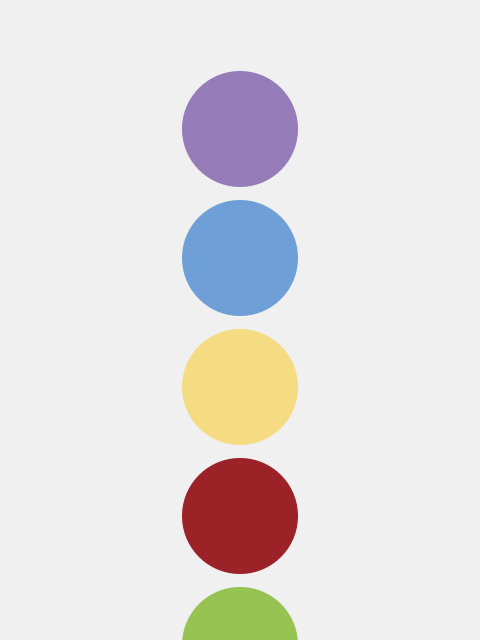
Frame 1 (no input)
Frame 2 (the mouse pressed at the canvas centre, redrawn once): identical to frame 1, image omitted

The Processing sketch that drew this single still picture (run headless with seeded random() and noise(); the mouse was pressed at the canvas centre and the sketch redrawn once):

// Processing sketch: inside_out
// ── inside_out.pde
// Manuale di Programmazione Cinematografica
// Daniele Olmisani, 2015

// Inside Out

final color PAPER = color(240);
final color[] INKS = new color[] {
  color(150, 125, 185),
  color(110, 160, 215),
  color(245, 220, 130),
  color(155, 35, 40),
  color(150, 195, 82)
};


void setup() {
  size(480, 640);
  noLoop();
}

void draw() {
  
  float delta = height/(float)INKS.length+1;
  float size = 0.9*delta;
  
  translate(width/2.0, 0);
  
  background(PAPER);
  noStroke();
  
  for (int i=0; i<INKS.length; i++) {
    translate(0, delta);
    fill(INKS[i]);
    ellipse(0, 0, size, size);
  }
   
  save("inside-out.png");
}
